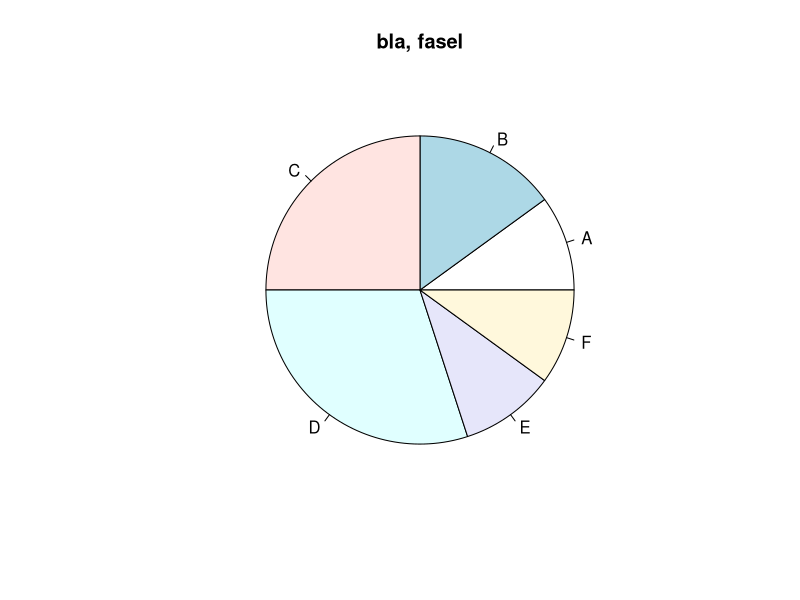

This figure's R source:
################################
# DO NOT MODIFY THIS BLOCK!
# id: 234567
# created: 2022-04-21
# achievable score: 17
# DO NOT MODIFY THIS BLOCK! 
################################


# Task 1:
# 3 Points
# Create and return a sequence of whole numbers from 10 to 20.
#
# Do NOT change the following line
create_sequence_from_10_to_20 <- function(){
  c(10:20)
}
create_sequence_from_10_to_20()

# Task 2:
# 3 Points
# Create and return a sequence of whole numbers from 20 to 30.
#
# Do NOT change the following line
create_sequence_from_20_to_30 <- function(){
  c(20:30)
}
create_sequence_from_20_to_30()

# Task 3:
# 3 Points
# Create and return a sequence of whole numbers from 40 to 80.
# Make sure to use 'seq' and a step size of 2.
#
# Do NOT change the following line
create_sequence_from_40_to_80 <- function(){
  seq(40,80,2)
}
create_sequence_from_40_to_80()

# Task 4:
# 2 Points
# Sum 4th and 6th position in vector 'vec'
#
# Do NOT change the following line
sum_4th_and_6th_position <- function(vec){
  vec[4]+vec[6]
}
sum_4th_and_6th_position(vec=c(10:20))

# Task 5:
# 2 Points
# Sum 4th and 6th position in vector 'vec'
#
# Do NOT change the following line
sum_vec1_and_vec2_without_plus <- function(vec1,vec2){
  sum(vec1,vec2)
}
sum_vec1_and_vec2_without_plus(vec1=c(10:20),vec2=c(20:30))

# Task 6:
# 4 Points
# Plot a pie chart. Assign labels to the plots. And give a speaking title.
#
# Do NOT change the following line
plot_pie_chart <- function(data, labels, main){
  pie(data, labels = labels, main = main)
}
plot_pie_chart(data=c(10,15,25,30,10,10), labels=LETTERS[1:6], main="bla, fasel")



